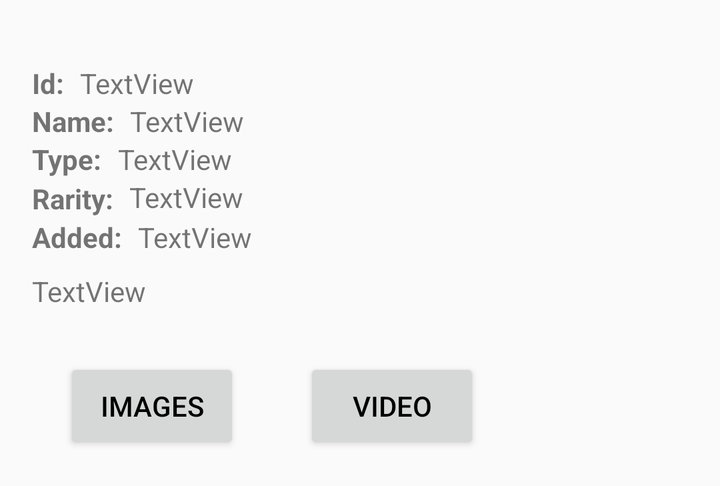
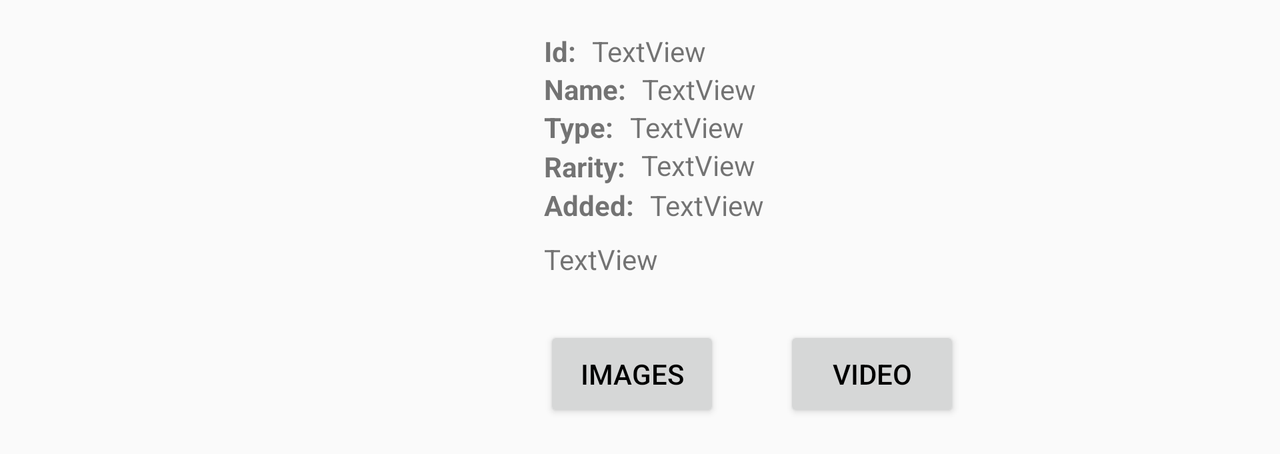

Two renders of one Android screen. The first uses the default layout on a phone; the second uses the alternative layout the repository ships for a different screen configuration, on a matching device. The two XML files are below.
<!-- AndroidManifest.xml: application theme Theme.RecipeApp -->
<!-- res/layout/dialog_search.xml -->
<?xml version="1.0" encoding="utf-8"?>
<androidx.constraintlayout.widget.ConstraintLayout xmlns:android="http://schemas.android.com/apk/res/android"
    xmlns:app="http://schemas.android.com/apk/res-auto"
    xmlns:tools="http://schemas.android.com/tools"
    android:layout_width="wrap_content"
    android:layout_height="wrap_content">

    <ImageView
        android:id="@+id/imageImageView"
        android:layout_width="match_parent"
        android:layout_height="wrap_content"
        android:layout_marginTop="16dp"
        android:background="@color/button_color"
        app:layout_constraintEnd_toEndOf="parent"
        app:layout_constraintStart_toStartOf="parent"
        app:layout_constraintTop_toTopOf="parent"
        app:srcCompat="@drawable/ic_launcher_foreground" />

    <ScrollView
        android:id="@+id/scrollView2"
        android:layout_width="match_parent"
        android:layout_height="wrap_content"
        android:layout_marginStart="16dp"
        android:layout_marginTop="16dp"
        app:layout_constraintStart_toStartOf="parent"
        app:layout_constraintTop_toBottomOf="@+id/imageImageView">

        <LinearLayout
            android:layout_width="match_parent"
            android:layout_height="wrap_content"
            android:orientation="vertical">

            <androidx.constraintlayout.widget.ConstraintLayout
                android:layout_width="wrap_content"
                android:layout_height="wrap_content">

                <TextView
                    android:id="@+id/textView3"
                    android:layout_width="wrap_content"
                    android:layout_height="wrap_content"
                    android:text="@string/search_id"
                    android:textStyle="bold"
                    app:layout_constraintBottom_toBottomOf="parent"
                    app:layout_constraintStart_toStartOf="parent"
                    app:layout_constraintTop_toTopOf="parent" />

                <TextView
                    android:id="@+id/idTextView"
                    android:layout_width="wrap_content"
                    android:layout_height="wrap_content"
                    android:layout_marginStart="8dp"
                    android:text="TextView"
                    app:layout_constraintBottom_toBottomOf="parent"
                    app:layout_constraintStart_toEndOf="@+id/textView3"
                    app:layout_constraintTop_toTopOf="parent" />

            </androidx.constraintlayout.widget.ConstraintLayout>

            <androidx.constraintlayout.widget.ConstraintLayout
                android:layout_width="wrap_content"
                android:layout_height="wrap_content">

                <TextView
                    android:id="@+id/textView4"
                    android:layout_width="wrap_content"
                    android:layout_height="wrap_content"
                    android:text="@string/search_name"
                    android:textStyle="bold"
                    app:layout_constraintBottom_toBottomOf="parent"
                    app:layout_constraintStart_toStartOf="parent"
                    app:layout_constraintTop_toTopOf="parent" />

                <TextView
                    android:id="@+id/nameTextView"
                    android:layout_width="wrap_content"
                    android:layout_height="wrap_content"
                    android:layout_marginStart="8dp"
                    android:text="TextView"
                    app:layout_constraintBottom_toBottomOf="parent"
                    app:layout_constraintStart_toEndOf="@+id/textView4"
                    app:layout_constraintTop_toTopOf="parent" />
            </androidx.constraintlayout.widget.ConstraintLayout>

            <androidx.constraintlayout.widget.ConstraintLayout
                android:layout_width="wrap_content"
                android:layout_height="wrap_content">

                <TextView
                    android:id="@+id/textView5"
                    android:layout_width="wrap_content"
                    android:layout_height="wrap_content"
                    android:text="@string/search_type"
                    android:textStyle="bold"
                    app:layout_constraintBottom_toBottomOf="parent"
                    app:layout_constraintStart_toStartOf="parent"
                    app:layout_constraintTop_toTopOf="parent" />

                <TextView
                    android:id="@+id/typeTextView"
                    android:layout_width="wrap_content"
                    android:layout_height="wrap_content"
                    android:layout_marginStart="8dp"
                    android:text="TextView"
                    app:layout_constraintBottom_toBottomOf="parent"
                    app:layout_constraintStart_toEndOf="@+id/textView5"
                    app:layout_constraintTop_toTopOf="parent" />
            </androidx.constraintlayout.widget.ConstraintLayout>

            <androidx.constraintlayout.widget.ConstraintLayout
                android:layout_width="wrap_content"
                android:layout_height="wrap_content">

                <TextView
                    android:id="@+id/textView6"
                    android:layout_width="wrap_content"
                    android:layout_height="wrap_content"
                    android:text="@string/search_rarity"
                    android:textStyle="bold"
                    app:layout_constraintBottom_toBottomOf="parent"
                    app:layout_constraintStart_toStartOf="parent"
                    app:layout_constraintTop_toTopOf="parent" />

                <TextView
                    android:id="@+id/rarityTextView"
                    android:layout_width="wrap_content"
                    android:layout_height="wrap_content"
                    android:layout_marginStart="8dp"
                    android:layout_marginBottom="1dp"
                    android:text="TextView"
                    app:layout_constraintBottom_toBottomOf="parent"
                    app:layout_constraintStart_toEndOf="@+id/textView6"
                    app:layout_constraintTop_toTopOf="parent" />
            </androidx.constraintlayout.widget.ConstraintLayout>

            <androidx.constraintlayout.widget.ConstraintLayout
                android:layout_width="wrap_content"
                android:layout_height="wrap_content">

                <TextView
                    android:id="@+id/textView7"
                    android:layout_width="wrap_content"
                    android:layout_height="wrap_content"
                    android:text="@string/search_added"
                    android:textStyle="bold"
                    app:layout_constraintBottom_toBottomOf="parent"
                    app:layout_constraintStart_toStartOf="parent"
                    app:layout_constraintTop_toTopOf="parent" />

                <TextView
                    android:id="@+id/addedTextView"
                    android:layout_width="wrap_content"
                    android:layout_height="wrap_content"
                    android:layout_marginStart="8dp"
                    android:text="TextView"
                    app:layout_constraintBottom_toBottomOf="parent"
                    app:layout_constraintStart_toEndOf="@+id/textView7"
                    app:layout_constraintTop_toTopOf="parent" />
            </androidx.constraintlayout.widget.ConstraintLayout>

        </LinearLayout>
    </ScrollView>

    <TextView
        android:id="@+id/descriptionTextView"
        android:layout_width="0dp"
        android:layout_height="wrap_content"
        android:layout_marginTop="8dp"
        android:layout_marginEnd="16dp"
        android:text="TextView"
        app:layout_constraintEnd_toEndOf="parent"
        app:layout_constraintStart_toStartOf="@+id/scrollView2"
        app:layout_constraintTop_toBottomOf="@+id/scrollView2" />

    <Button
        android:id="@+id/imagesButton"
        android:layout_width="wrap_content"
        android:layout_height="wrap_content"
        android:layout_marginStart="32dp"
        android:layout_marginTop="24dp"
        android:layout_marginBottom="16dp"
        android:text="@string/search_images"
        android:textColor="@color/black"
        app:layout_constraintBottom_toBottomOf="parent"
        app:layout_constraintStart_toStartOf="parent"
        app:layout_constraintTop_toBottomOf="@+id/descriptionTextView" />

    <Button
        android:id="@+id/videosButton"
        android:layout_width="wrap_content"
        android:layout_height="wrap_content"
        android:layout_marginStart="32dp"
        android:layout_marginEnd="32dp"
        android:text="@string/search_video"
        android:textColor="@color/black"
        app:layout_constraintBaseline_toBaselineOf="@+id/imagesButton"
        app:layout_constraintEnd_toEndOf="parent"
        app:layout_constraintStart_toEndOf="@+id/imagesButton" />

</androidx.constraintlayout.widget.ConstraintLayout>
<!-- resources referenced by this layout -->
<resources>
  <color name="black">#FF000000</color>
  <color name="button_color">#FFDC870A</color>
  <string name="search_added">Added:</string>
  <string name="search_id">Id:</string>
  <string name="search_images">Images</string>
  <string name="search_name">Name:</string>
  <string name="search_rarity">Rarity:</string>
  <string name="search_type">Type:</string>
  <string name="search_video">Video</string>
  <style name="Theme.RecipeApp" parent="Theme.AppCompat.Light.DarkActionBar">
          
      </style>
</resources>
<!-- res/layout-land/dialog_search.xml (the repository's variant of the layout above) -->
<!-- drawn on the phone turned sideways -->
<?xml version="1.0" encoding="utf-8"?>
<androidx.constraintlayout.widget.ConstraintLayout xmlns:android="http://schemas.android.com/apk/res/android"
    xmlns:app="http://schemas.android.com/apk/res-auto"
    xmlns:tools="http://schemas.android.com/tools"
    android:layout_width="wrap_content"
    android:layout_height="wrap_content">

    <ImageView
        android:id="@+id/imageImageView"
        android:layout_width="0dp"
        android:layout_height="wrap_content"
        android:layout_marginTop="16dp"
        android:background="@color/button_color"
        app:layout_constraintEnd_toStartOf="@+id/guideline5"
        app:layout_constraintStart_toStartOf="parent"
        app:layout_constraintTop_toTopOf="parent"
        app:srcCompat="@drawable/ic_launcher_foreground" />

    <ScrollView
        android:id="@+id/scrollView2"
        android:layout_width="0dp"
        android:layout_height="wrap_content"
        android:layout_marginStart="16dp"
        android:layout_marginTop="16dp"
        android:layout_marginEnd="16dp"
        app:layout_constraintEnd_toEndOf="parent"
        app:layout_constraintStart_toStartOf="@+id/guideline5"
        app:layout_constraintTop_toTopOf="parent">

        <LinearLayout
            android:layout_width="match_parent"
            android:layout_height="wrap_content"
            android:orientation="vertical">

            <androidx.constraintlayout.widget.ConstraintLayout
                android:layout_width="wrap_content"
                android:layout_height="wrap_content">

                <TextView
                    android:id="@+id/textView3"
                    android:layout_width="wrap_content"
                    android:layout_height="wrap_content"
                    android:text="@string/search_id"
                    android:textStyle="bold"
                    app:layout_constraintBottom_toBottomOf="parent"
                    app:layout_constraintStart_toStartOf="parent"
                    app:layout_constraintTop_toTopOf="parent" />

                <TextView
                    android:id="@+id/idTextView"
                    android:layout_width="wrap_content"
                    android:layout_height="wrap_content"
                    android:layout_marginStart="8dp"
                    android:text="TextView"
                    app:layout_constraintBottom_toBottomOf="parent"
                    app:layout_constraintStart_toEndOf="@+id/textView3"
                    app:layout_constraintTop_toTopOf="parent" />

            </androidx.constraintlayout.widget.ConstraintLayout>

            <androidx.constraintlayout.widget.ConstraintLayout
                android:layout_width="wrap_content"
                android:layout_height="wrap_content">

                <TextView
                    android:id="@+id/textView4"
                    android:layout_width="wrap_content"
                    android:layout_height="wrap_content"
                    android:text="@string/search_name"
                    android:textStyle="bold"
                    app:layout_constraintBottom_toBottomOf="parent"
                    app:layout_constraintStart_toStartOf="parent"
                    app:layout_constraintTop_toTopOf="parent" />

                <TextView
                    android:id="@+id/nameTextView"
                    android:layout_width="wrap_content"
                    android:layout_height="wrap_content"
                    android:layout_marginStart="8dp"
                    android:text="TextView"
                    app:layout_constraintBottom_toBottomOf="parent"
                    app:layout_constraintStart_toEndOf="@+id/textView4"
                    app:layout_constraintTop_toTopOf="parent" />
            </androidx.constraintlayout.widget.ConstraintLayout>

            <androidx.constraintlayout.widget.ConstraintLayout
                android:layout_width="wrap_content"
                android:layout_height="wrap_content">

                <TextView
                    android:id="@+id/textView5"
                    android:layout_width="wrap_content"
                    android:layout_height="wrap_content"
                    android:text="@string/search_type"
                    android:textStyle="bold"
                    app:layout_constraintBottom_toBottomOf="parent"
                    app:layout_constraintStart_toStartOf="parent"
                    app:layout_constraintTop_toTopOf="parent" />

                <TextView
                    android:id="@+id/typeTextView"
                    android:layout_width="wrap_content"
                    android:layout_height="wrap_content"
                    android:layout_marginStart="8dp"
                    android:text="TextView"
                    app:layout_constraintBottom_toBottomOf="parent"
                    app:layout_constraintStart_toEndOf="@+id/textView5"
                    app:layout_constraintTop_toTopOf="parent" />
            </androidx.constraintlayout.widget.ConstraintLayout>

            <androidx.constraintlayout.widget.ConstraintLayout
                android:layout_width="wrap_content"
                android:layout_height="wrap_content">

                <TextView
                    android:id="@+id/textView6"
                    android:layout_width="wrap_content"
                    android:layout_height="wrap_content"
                    android:text="@string/search_rarity"
                    android:textStyle="bold"
                    app:layout_constraintBottom_toBottomOf="parent"
                    app:layout_constraintStart_toStartOf="parent"
                    app:layout_constraintTop_toTopOf="parent" />

                <TextView
                    android:id="@+id/rarityTextView"
                    android:layout_width="wrap_content"
                    android:layout_height="wrap_content"
                    android:layout_marginStart="8dp"
                    android:layout_marginBottom="1dp"
                    android:text="TextView"
                    app:layout_constraintBottom_toBottomOf="parent"
                    app:layout_constraintStart_toEndOf="@+id/textView6"
                    app:layout_constraintTop_toTopOf="parent" />
            </androidx.constraintlayout.widget.ConstraintLayout>

            <androidx.constraintlayout.widget.ConstraintLayout
                android:layout_width="wrap_content"
                android:layout_height="wrap_content">

                <TextView
                    android:id="@+id/textView7"
                    android:layout_width="wrap_content"
                    android:layout_height="wrap_content"
                    android:text="@string/search_added"
                    android:textStyle="bold"
                    app:layout_constraintBottom_toBottomOf="parent"
                    app:layout_constraintStart_toStartOf="parent"
                    app:layout_constraintTop_toTopOf="parent" />

                <TextView
                    android:id="@+id/addedTextView"
                    android:layout_width="wrap_content"
                    android:layout_height="wrap_content"
                    android:layout_marginStart="8dp"
                    android:text="TextView"
                    app:layout_constraintBottom_toBottomOf="parent"
                    app:layout_constraintStart_toEndOf="@+id/textView7"
                    app:layout_constraintTop_toTopOf="parent" />
            </androidx.constraintlayout.widget.ConstraintLayout>

        </LinearLayout>
    </ScrollView>

    <TextView
        android:id="@+id/descriptionTextView"
        android:layout_width="0dp"
        android:layout_height="wrap_content"
        android:layout_marginTop="8dp"
        android:layout_marginEnd="16dp"
        android:text="TextView"
        app:layout_constraintEnd_toEndOf="parent"
        app:layout_constraintStart_toStartOf="@+id/scrollView2"
        app:layout_constraintTop_toBottomOf="@+id/scrollView2" />

    <Button
        android:id="@+id/imagesButton"
        android:layout_width="wrap_content"
        android:layout_height="wrap_content"
        android:layout_marginStart="16dp"
        android:layout_marginTop="24dp"
        android:layout_marginBottom="16dp"
        android:text="@string/search_images"
        android:textColor="@color/black"
        app:layout_constraintBottom_toBottomOf="parent"
        app:layout_constraintStart_toStartOf="@+id/guideline5"
        app:layout_constraintTop_toBottomOf="@+id/descriptionTextView" />

    <Button
        android:id="@+id/videosButton"
        android:layout_width="wrap_content"
        android:layout_height="wrap_content"
        android:layout_marginStart="32dp"
        android:layout_marginEnd="32dp"
        android:text="@string/search_video"
        android:textColor="@color/black"
        app:layout_constraintBaseline_toBaselineOf="@+id/imagesButton"
        app:layout_constraintEnd_toEndOf="parent"
        app:layout_constraintStart_toEndOf="@+id/imagesButton" />

    <androidx.constraintlayout.widget.Guideline
        android:id="@+id/guideline5"
        android:layout_width="wrap_content"
        android:layout_height="wrap_content"
        android:orientation="vertical"
        app:layout_constraintGuide_percent="0.5" />

</androidx.constraintlayout.widget.ConstraintLayout>
